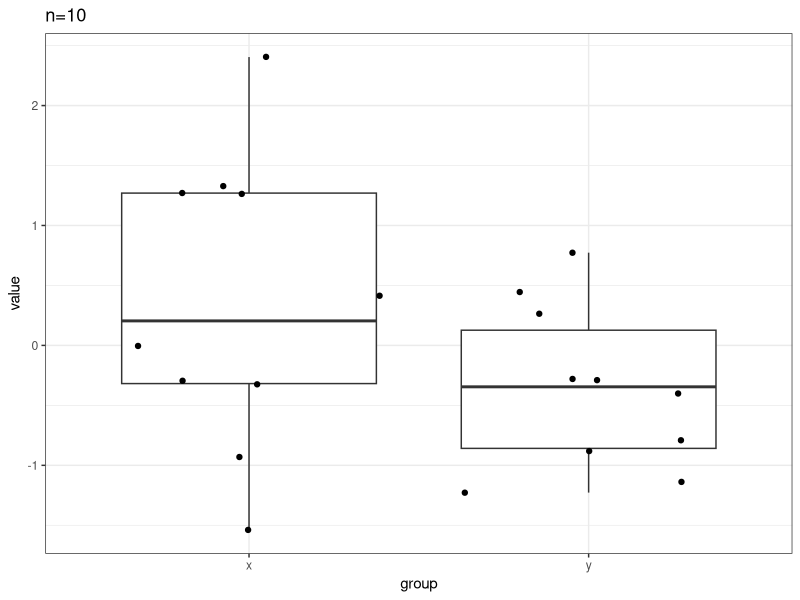
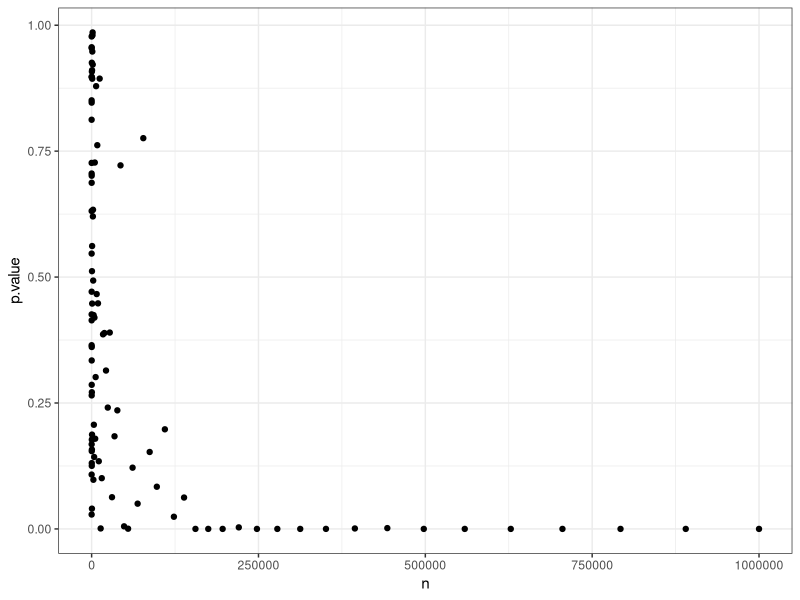
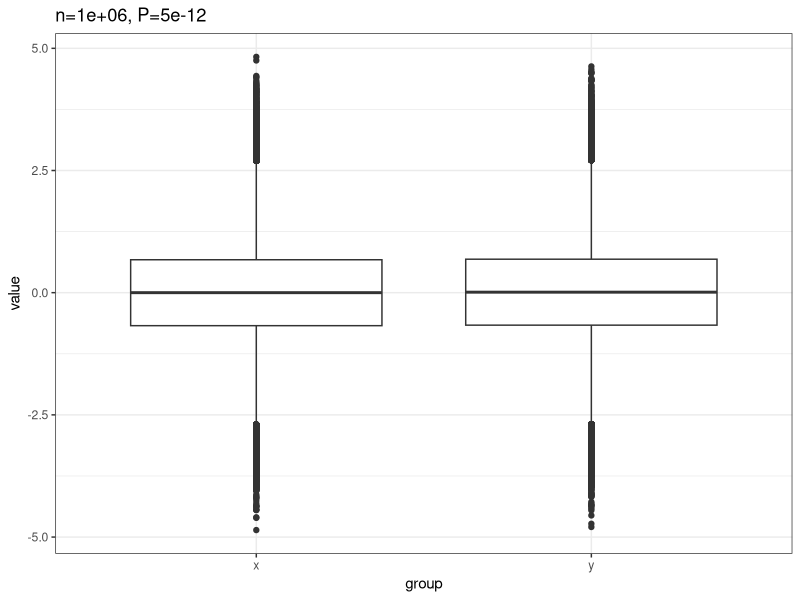

The R script that drew these images, in order: (Note: this script raises an error after producing the figures.)
## ---- chunk 1
library(data.table)
library(gridExtra)
library(ggplot2)
library(magrittr)
library(patchwork)
mysize <- 15
mytheme <- theme(
  axis.title = element_text(size=mysize), 
  axis.text = element_text(size=mysize),
  legend.title = element_text(size=mysize),
  legend.text = element_text(size=mysize)
) + theme_bw()

## ---- chunk 2
set.seed(0)
## ---- chunk 3
mu_x  <- 0
mu_y  <- 0.01
n <- 10
x <- rnorm(n, mu_x)
y <- rnorm(n, mu_y)
dt <- data.table(
  value = c(x,y),
  group =rep(c("x", "y"), each=n)
)
ggplot(dt, aes(x=group, y=value)) + 
  geom_boxplot() +
  geom_jitter() +
  ggtitle(paste0("n=",n)) + mytheme
## ---- chunk 4
t.test(x,y)$p.value
## ---- chunk 5
ns <- round(10^seq(1,6, length.out=100)) # a exponential grid of values of n 
pvs <- sapply( ns,  # for each N... 
  function(n){
    x <- rnorm(n, mu_x) # draw N values of x according to N(mu_x, 1) 
    y <- rnorm(n, mu_y) # draw N values of y according to N(mu_y, 1) 
    t.test(x, y)$p.value # Welch t-test 
  }
)
data.table(n=ns, p.value=pvs) %>%
  ggplot(aes(x=n , y=p.value)) + geom_point() + mytheme
## ---- chunk 6
mu_x  <- 0
mu_y  <- 0.01
n <- 1e6
x <- rnorm(n, mu_x)
y <- rnorm(n, mu_y)
dt <- data.table(
  value = c(x,y),
  group =rep(c("x", "y"), each=n)
)
ggplot(dt, aes(x=group, y=value)) + 
  geom_boxplot() +
  ggtitle(paste0("n=",n, ", P=", sprintf("%0.1g",t.test(x,y)$p.value))) + mytheme
## ---- chunk 7
knitr::include_graphics("assets/img/lec11-stat-testing-II/lec11_f1.png")
## ---- chunk 8
knitr::include_graphics("assets/img/lec11-stat-testing-II/lec11_f2.png")
## ---- chunk 9
knitr::include_graphics("assets/img/lec11-stat-testing-II/lec11_f3.png")
## ---- chunk 10
library(data.table)
library(ggplot2)
library(magrittr)
library(ggbeeswarm)

set.seed(10)
m <- 1e3 
m0 <- 0.9*m 
n <- 20 
fair <- c(rep("fair", m0), rep("biased", m-m0)) 
heads <- rbinom(m,n,ifelse(fair=="fair",0.5,0.8)) 

dt <- data.table(fair=fair, heads=heads)  
## ---- chunk 11
dt
## ---- chunk 12
dt2 <- dt[, .N, by=.(fair,heads)]
dt2 %>% ggplot(aes(heads,N)) + 
  geom_bar(stat="identity")  + 
  facet_wrap(~ fair, nrow=2) +
  scale_x_continuous("Heads", 0:n) +
  scale_y_continuous("Coins") +
  mytheme
## ---- chunk 13
dt[,
   p.value := sapply(
     heads,
     function(x)
       binom.test(x, n = n, alternative = "greater")$p.value
     )
]
dt
## ---- chunk 14
sum(dt$p.value<=0.05)
## ---- chunk 15
table(dt[,.(fair, rejected = p.value<=0.05)])
## ---- chunk 16
ggplot(dt, aes(sample = p.value)) + 
  # we make a qqplot comparing the p-values with the [0,1] uniform
  geom_qq(distribution =  stats::qunif) + 
  # we add a diagonal
  geom_abline(slope=1, intercept=0) +
  # we make the plot separately for fair and biased coins
  facet_wrap(~fair) +
  mytheme
## ---- chunk 17
dt[ , bonferroni := p.adjust(p.value, method="bonferroni")]
dt
## ---- chunk 18
table(dt[,.(fair, rejected = bonferroni<=0.05)])
## ---- chunk 19
knitr::include_graphics("assets/img/lec11-stat-testing-II/lec11_table_FDR.png")
## ---- chunk 20
dt[ , BH := p.adjust(p.value, method="BH")]
dt
## ---- chunk 21
table(dt[,.(fair, rejected = BH<=0.05)])
## ---- chunk 22
ggplot(dt, aes(sample = p.value)) + 
  geom_qq(distribution =  stats::qunif) + 
  geom_abline(slope=1, intercept=0) +
  mytheme
## ---- chunk 23
dt_rank <- data.table(p.value = sort(dt$p.value), j = 1:1000)
ggplot(data=dt_rank, aes(x=j,y=p.value)) + geom_point() + mytheme
## ---- chunk 24
dt_rank[ , BH := p.adjust(p.value, method="BH")]
dt_rank[ , rejected := ifelse(BH<=0.05, "yes", "no")]
ggplot(data=dt_rank) + geom_point(aes(x=j,y=p.value,color=rejected)) +   
  geom_abline(aes(intercept=0, slope=0.05/1000)) +
  #geom_label(aes(x= 150, y=0.04,label="Slope: (j*alpha)/m")) + 
  mytheme
## ---- chunk 25
dt_rank[ , BH := p.adjust(p.value, method="BH")]
dt_rank[ , rejected := ifelse(BH<=0.05, "yes", "no")]
ggplot(data=dt_rank[p.value <= 0.25]) + geom_point(aes(x=j,y=p.value,color=rejected)) +   
  geom_abline(aes(intercept=0, slope=0.05/1000)) +
  #geom_label(aes(x= 150, y=0.04,label="Slope: (j*alpha)/m")) + 
  mytheme
## ---- chunk 26
cutoffs = data.table(
  method = c("p.value", "bonferroni", "BH")
)
cutoffs[ 
  ,cutoff := sapply(
    method,
    function(me)
      dt[dt[[me]]<=0.05,min(heads)] - 0.5
    )
]

dt2 %>% ggplot(aes(heads,N)) + 
  geom_bar(stat="identity")  + 
  facet_wrap(~ fair, nrow=2) +
  scale_x_continuous("Heads", 0:n) +
  geom_vline(data=cutoffs, aes(xintercept= cutoff, colour = method), show.legend = TRUE) + 
  mytheme
